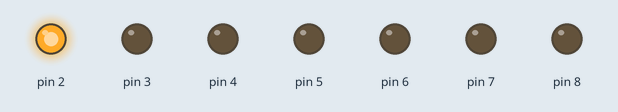
Recording of a sketch running on a simulated Arduino Uno, built with avr-gcc and run on an emulated ATmega328P. On the bench: output pins drawn as LEDs (lit = HIGH).

Above: at 0.03 s.
At 0.27 s:
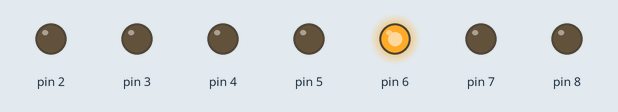
At 0.51 s:
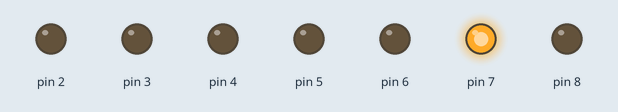
At 1.05 s:
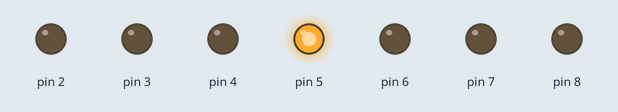
At 1.59 s:
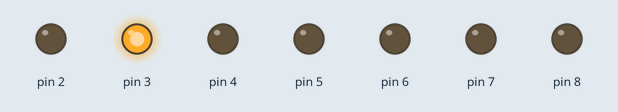
At 2.1 s:
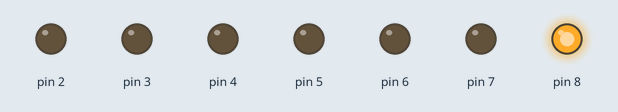
Timing chart, 0 to 3.0 s (numbered marks = the images above):
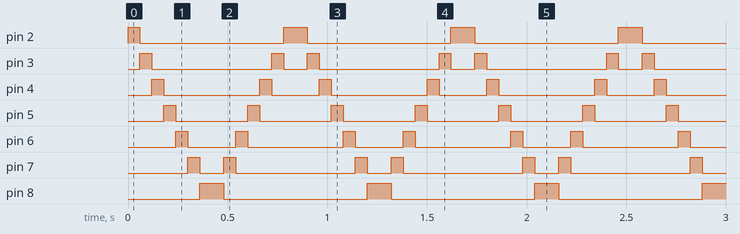

Measured:
- by itself, pin 2: repeats every 0.84 s: LOW 0.72 s, HIGH 0.12 s
- by itself, pin 3: repeats every 0.84 s: LOW 0.60 s, HIGH 0.06 s, LOW 0.12 s, HIGH 0.06 s
- by itself, pin 4: repeats every 0.84 s: LOW 0.48 s, HIGH 0.06 s, LOW 0.24 s, HIGH 0.06 s
- by itself, pin 5: alternates HIGH for 0.06 s and LOW for 0.36 s
- by itself, pin 6: repeats every 0.84 s: LOW 0.24 s, HIGH 0.06 s, LOW 0.48 s, HIGH 0.06 s
- by itself, pin 7: repeats every 0.84 s: LOW 0.12 s, HIGH 0.06 s, LOW 0.60 s, HIGH 0.06 s
- by itself, pin 8: alternates HIGH for 0.12 s and LOW for 0.72 s

The sketch:

For_loop.ino
```cpp
void setup() {
  // Initialize the setup code, this runs once
  for(int i = 2; i <= 8; i++) {
    pinMode(i, OUTPUT); // Set pins 2 to 8 as outputs
  }
}

void loop() {
  // Main code, this runs repeatedly
  for(int i = 2; i < 9; i++) {
    digitalWrite(i - 1, LOW); // Turn off the previous LED
    digitalWrite(i, HIGH); // Turn on the current LED
    delay(60); // Wait for 60 milliseconds
  }
  for(int i = 8; i >= 2; i--) {
    digitalWrite(i, HIGH); // Turn on the current LED
    digitalWrite(i + 1, LOW); // Turn off the next LED
    delay(60); // Wait for 60 milliseconds
  }
}
```
